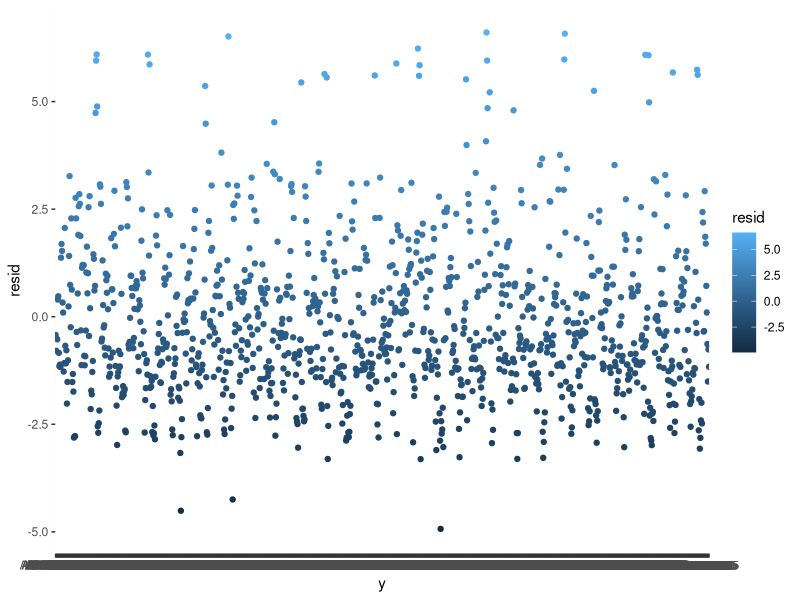
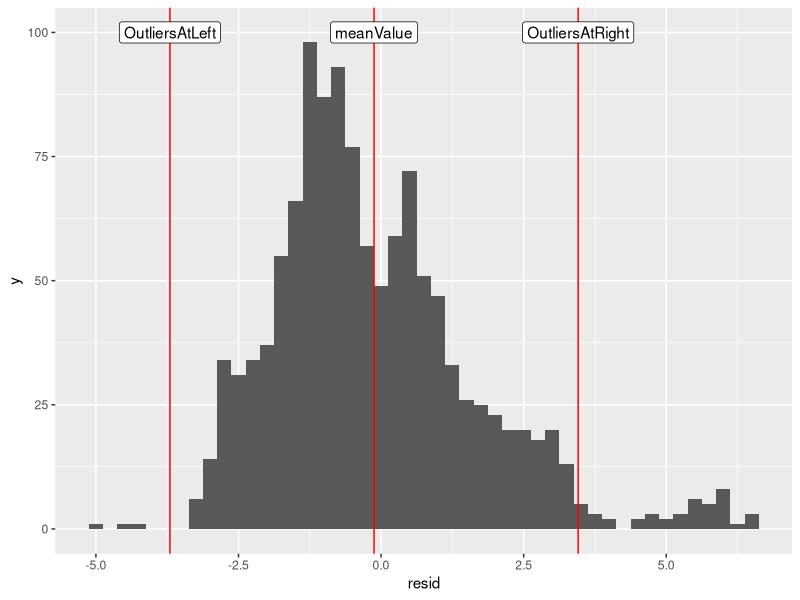

The R script that drew these images, in order:
## ---- chunk 1
# DONT DELETE LINES 1-12! 
knitr::opts_chunk$set(echo = TRUE, fig.width = 6, fig.height = 8,
                      fig.align = "center")
## ---- chunk 2
# In the brackets above, delete `eval = FALSE` before clicking `knit`
library(ggplot2)
library(readr)
bullet <- read.csv("bullet.csv")
bullet
head(bullet)
ggplot(data = bullet) + 
  geom_point(aes(x= y, y = resid, color=resid))
## ---- chunk 3
# In the brackets above, delete `eval = FALSE` before clicking `knit`
summary(bullet)
## ---- chunk 4
# In the brackets above, delete `eval = FALSE` before clicking `knit`
library(tidyr)
myLines <- data.frame(meanValue = mean(bullet$resid), 
           OutliersAtLeft = mean(bullet$resid) - 2*sd(bullet$resid),
           OutliersAtRight = mean(bullet$resid) + 2*sd(bullet$resid))
myLines <- myLines %>% gather(id, value)
ggplot() +
  geom_histogram(data = bullet, aes(x = resid), binwidth = .25) + 
  geom_vline(data = myLines, aes(xintercept = value), color = 'red') +
  geom_label(data = myLines, aes(x = value, y = 100, label = id))  
  ggtitle("Histogram of the height of the striation marks", 
          subtitle = "Outliers lie outside of the redlines")

